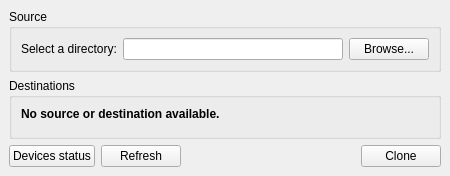
<?xml version="1.0" encoding="UTF-8"?>
<ui version="4.0">
 <class>MainWindow</class>
 <widget class="QMainWindow" name="MainWindow">
  <property name="geometry">
   <rect>
    <x>0</x>
    <y>0</y>
    <width>450</width>
    <height>173</height>
   </rect>
  </property>
  <property name="minimumSize">
   <size>
    <width>450</width>
    <height>0</height>
   </size>
  </property>
  <widget class="QWidget" name="centralwidget">
   <layout class="QVBoxLayout" name="verticalLayout">
    <item>
     <widget class="QGroupBox" name="BoxSource">
      <property name="title">
       <string>Source</string>
      </property>
      <layout class="QHBoxLayout" name="horizontalLayout">
       <item>
        <widget class="QLabel" name="LabelDirectory">
         <property name="text">
          <string>Select a directory:</string>
         </property>
        </widget>
       </item>
       <item>
        <widget class="QLineEdit" name="EditDirectory">
         <property name="readOnly">
          <bool>true</bool>
         </property>
        </widget>
       </item>
       <item>
        <widget class="QPushButton" name="ButtonBrowse">
         <property name="text">
          <string>Browse...</string>
         </property>
        </widget>
       </item>
      </layout>
     </widget>
    </item>
    <item>
     <widget class="QGroupBox" name="BoxDestinations">
      <property name="title">
       <string>Destinations</string>
      </property>
      <layout class="QVBoxLayout" name="verticalLayout_3">
       <item>
        <widget class="QLabel" name="LabelNoSrcDest">
         <property name="font">
          <font>
           <weight>75</weight>
           <bold>true</bold>
          </font>
         </property>
         <property name="text">
          <string>No source or destination available.</string>
         </property>
        </widget>
       </item>
       <item>
        <widget class="QWidget" name="DestinationWidget" native="true"/>
       </item>
      </layout>
     </widget>
    </item>
    <item>
     <layout class="QHBoxLayout" name="HLayoutButtons">
      <item>
       <widget class="QPushButton" name="ButtonDevicesStatus">
        <property name="text">
         <string>Devices status</string>
        </property>
       </widget>
      </item>
      <item>
       <widget class="QPushButton" name="ButtonRefresh">
        <property name="text">
         <string>Refresh</string>
        </property>
       </widget>
      </item>
      <item>
       <spacer name="HSpacerButtons">
        <property name="orientation">
         <enum>Qt::Horizontal</enum>
        </property>
        <property name="sizeHint" stdset="0">
         <size>
          <width>40</width>
          <height>20</height>
         </size>
        </property>
       </spacer>
      </item>
      <item>
       <widget class="QPushButton" name="ButtonClone">
        <property name="text">
         <string>Clone</string>
        </property>
       </widget>
      </item>
     </layout>
    </item>
   </layout>
  </widget>
 </widget>
 <resources/>
 <connections/>
</ui>
